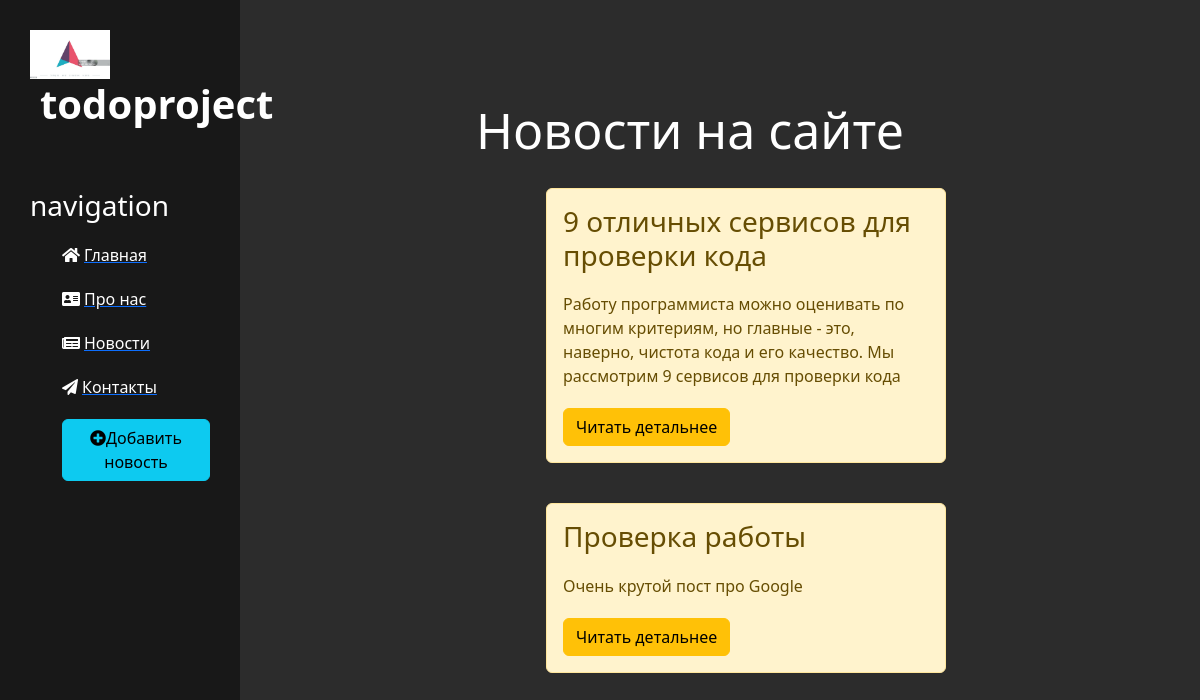
Page /news/ on the committed database.
### news/models.py (models this page shows, shortened)
class Articles(models.Model):
    title = models.CharField("Название", max_length=50)
    anons = models.CharField("Анонс", max_length=250)
    full_text = models.TextField("Статья")
    date = models.DateTimeField("Дата публикации")
    time = models.TimeField("Time", default=timezone.now)
    class Meta:
        verbose_name = "Новость"
        verbose_name_plural = "Новости"

### news/views.py (the view)
# urls.py: path('', views.news_home, name="news_home"),
def news_home(request):
    news = Articles.objects.order_by("-date")
    return render(request, "news/news_home.html", {"news": news})

### news/templates/news/news_home.html (shortened to what this page needs)
{% extends "main/layout.html" %}
{% block content %}
<div class="features">
    <h1>Новости на сайте</h1>
    {% for el in news %}
    <div class = "alert alert-warning">
        <h3> {{el.title}} </h3>
        <p> {{el.anons}} </p>
        <a href="{% url 'news-detail' el.id %}" class="btn btn-warning">Читать детальнее</a>
    </div>
    {% endfor %}
</div>
{% endblock %}

### main/templates/main/layout.html (shortened to what this page needs)
{% load static %}
<!doctype html>
<html lang="ru">
<head>
    <link rel="stylesheet" href="https://cdn.jsdelivr.net/npm/bootstrap@5.3.3/dist/css/bootstrap.min.css">
    <link rel="stylesheet" href = "{% static 'main/css/main.css' %}">
    <link rel="stylesheet" href = "https://use.fontawesome.com/releases/v5.8.2/css/all.css">
<body>
    <aside>
        <img src="{% static 'main/img/logo.jpg' %}" alt = "logo">
        <span class="logo">todoproject</span>
        <h3>navigation</h3>
        <ul>
            <a href="{% url 'home' %}"><li><i class="fas fa-home navigation-icon"></i>Главная</li></a>
            <a href="{% url 'about' %}"><li><i class="fas fa-address-card navigation-icon"></i>Про нас</li></a>
            <a href="{% url 'news_home' %}"><li><i class="fas fa-solid fa-newspaper navigation-icon"></i>Новости</li></a>
            <a href=""><li><i class="fas fa-paper-plane navigation-icon"></i>Контакты</li></a>
            <a href="{% url 'create' %}"><li><button class="btn btn-info"><i class="fas fa-plus-circle"></i>Добавить новость</button></li></a>
        </ul>
    </aside>
<main>
    {% block content %}
    {% endblock %}
</main>
</body>
</html>

### main/static/main/css/main.css (style rules this page uses)
body { background: #2c2c2c; }
aside { float: left; background: #181818; width: 20%; padding: 2.5%; height: 100vh; color: #fff; border-right: 5px; solid: #4d4d4d; }
aside img { width: 80px; float: left }
aside .logo { font-size: 40px; margin-left: 10px; font-weight: bold; position: relative; top: -5px; }
aside h3 { font-size: 28px; margin-top: 50px; }
aside ul { list-style: none }
aside ul li { color: #fff; display: block; margin-top: 20px; transition: transform .6s ease; }
.navigation-icon { margin-right: 4px; }
main .features { float: left; color: #fff; margin-top: 100px; text-align: center; width: 75% }
main .features h1 { font-size: 50px; }
main .features p { max-width: 400px; margin: 20px auto }
.alert-warning { float: left; clear: both; width: 400px; margin: 20px 34%; text-align: left }

### rows in the picture
Articles: title "9 отличных сервисов для проверки кода", anons "Работу программиста можно оценивать по многим критериям, но главные - это, наверно, чистота кода и его качество. Мы рассмотрим 9 сервисов для проверки кода"
Articles: title "Проверка работы", anons "Очень крутой пост про Google"
